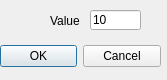
<?xml version="1.0" encoding="UTF-8"?>
<ui version="4.0">
 <class>BrightnessDialog</class>
 <widget class="QDialog" name="BrightnessDialog">
  <property name="geometry">
   <rect>
    <x>0</x>
    <y>0</y>
    <width>167</width>
    <height>80</height>
   </rect>
  </property>
  <property name="minimumSize">
   <size>
    <width>167</width>
    <height>80</height>
   </size>
  </property>
  <property name="maximumSize">
   <size>
    <width>167</width>
    <height>80</height>
   </size>
  </property>
  <property name="windowTitle">
   <string>Dialog</string>
  </property>
  <widget class="QDialogButtonBox" name="buttonBox">
   <property name="geometry">
    <rect>
     <x>0</x>
     <y>40</y>
     <width>161</width>
     <height>32</height>
    </rect>
   </property>
   <property name="orientation">
    <enum>Qt::Horizontal</enum>
   </property>
   <property name="standardButtons">
    <set>QDialogButtonBox::Cancel|QDialogButtonBox::Ok</set>
   </property>
  </widget>
  <widget class="QLineEdit" name="lineEdit">
   <property name="geometry">
    <rect>
     <x>90</x>
     <y>10</y>
     <width>51</width>
     <height>20</height>
    </rect>
   </property>
   <property name="text">
    <string>10</string>
   </property>
  </widget>
  <widget class="QLabel" name="label">
   <property name="geometry">
    <rect>
     <x>50</x>
     <y>10</y>
     <width>31</width>
     <height>21</height>
    </rect>
   </property>
   <property name="text">
    <string>Value</string>
   </property>
  </widget>
 </widget>
 <resources/>
 <connections>
  <connection>
   <sender>buttonBox</sender>
   <signal>accepted()</signal>
   <receiver>BrightnessDialog</receiver>
   <slot>accept()</slot>
   <hints>
    <hint type="sourcelabel">
     <x>248</x>
     <y>254</y>
    </hint>
    <hint type="destinationlabel">
     <x>157</x>
     <y>274</y>
    </hint>
   </hints>
  </connection>
  <connection>
   <sender>buttonBox</sender>
   <signal>rejected()</signal>
   <receiver>BrightnessDialog</receiver>
   <slot>reject()</slot>
   <hints>
    <hint type="sourcelabel">
     <x>316</x>
     <y>260</y>
    </hint>
    <hint type="destinationlabel">
     <x>286</x>
     <y>274</y>
    </hint>
   </hints>
  </connection>
 </connections>
</ui>
